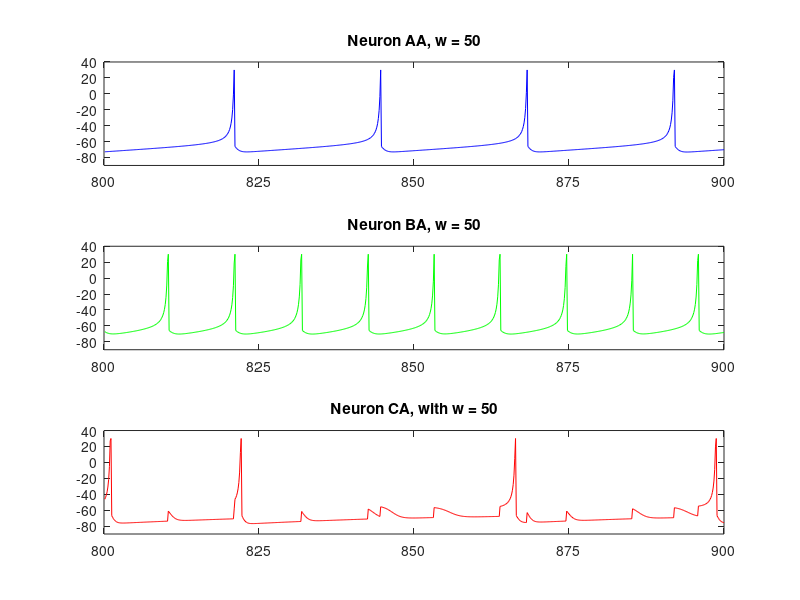
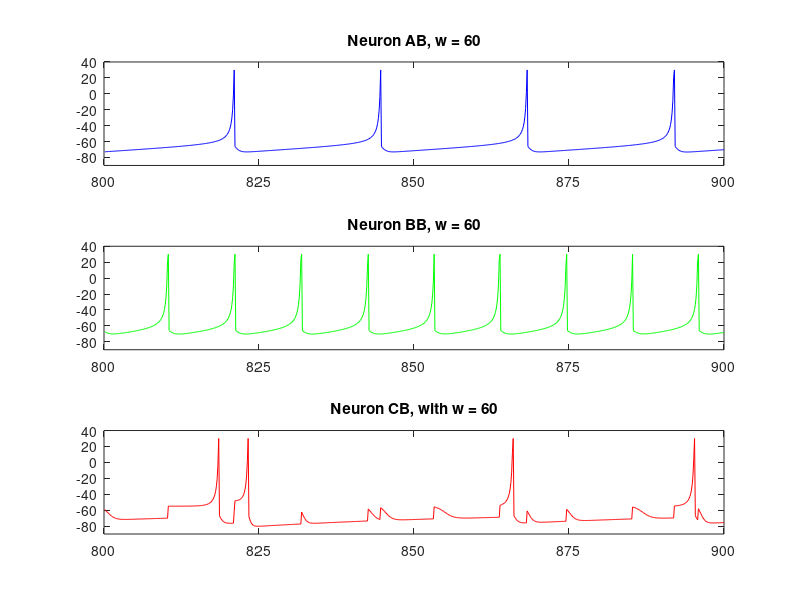
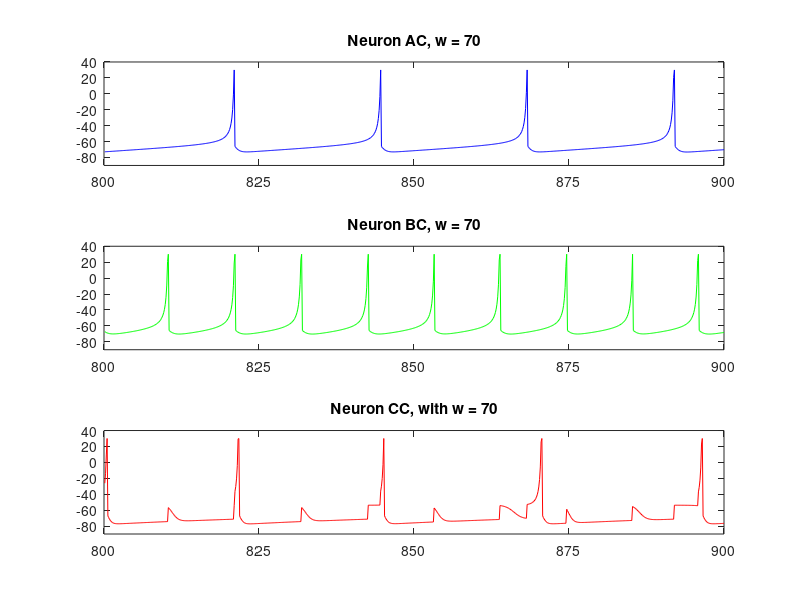
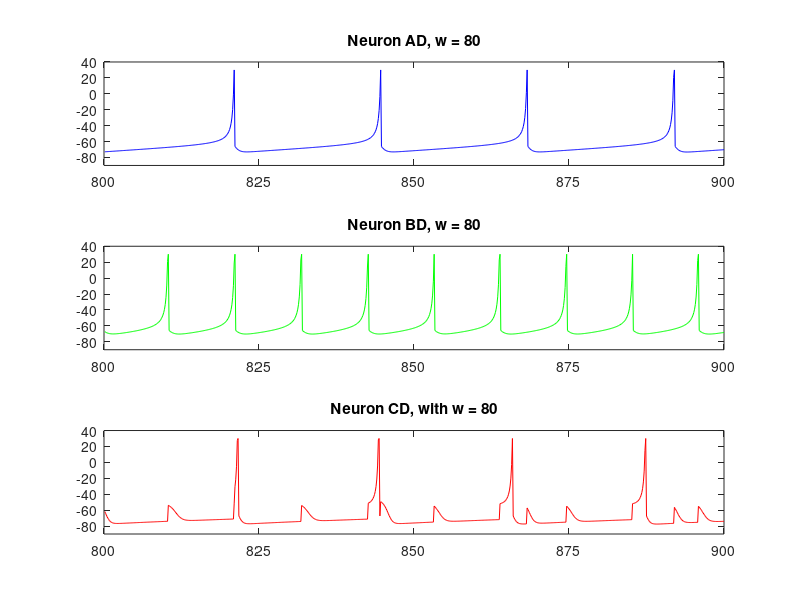

These charts were generated, in order, by the following MATLAB code:
% Problem 2 b
steps = 1000;                  %This simulation runs for 1000 steps

a=0.02; b=0.25; c=-65;  d=6;

%V
V_A=-64;
V_B=-64;
V_C=-64;

% u
u_A=b*V_A;
u_B=b*V_B;
u_C=b*V_C;

% VV
VV_A=[];
VV_B=[];
VV_C=[];

% uu
uu_A=[];
uu_B=[];
uu_C=[];

tau = .25; %0.25; % for convenience
tspan = 0:tau:steps;  %tau is the discretization time-step
                                  %tspan is the simulation interval
                                
T1=50;            %T1 is the time at which the step input rises

%spike_ts
spike_ts_A = [];
spike_ts_B = [];
spike_ts_C = [];

%Storage matrix for voltage values
v_matrix_A = [];
v_matrix_B = [];
v_matrix_C = [];

% weight values  
w_values = [50, 60, 70, 80, 90, 100, 110, 120, 130, 140, 150];

% fixed Ia and Ib values
I_A = 5;
I_B = 15;
I_C =0;

R = []; % mean spike rate

for w = w_values
    
    %V
    V_A=-64;
    V_B=-64;
    V_C=-64;
    
    % u
    u_A=b*V_A;
    u_B=b*V_B;
    u_C=b*V_C;

    
    for t=tspan
        
        %Neuron A
        V_A = V_A + tau*(0.04*V_A^2+5*V_A+140-u_A+I_A);
        u_A = u_A + tau*a*(b*V_A-u_A);
        
        if V_A > 30                 %if this is a spike
            VV_A(end+1)=30;         %VV_A is the time-series of membrane potentials
            V_A = c;
            u_A = u_A + d;
            spike_ts_A = [spike_ts_A ; 1];   %records a spike
            
        else
            VV_A(end+1)=V_A;
            spike_ts_A = [spike_ts_A ; 0];   %records no spike
            
        end;
        uu_A(end+1)=u_A;
        
        
        
        % Neuron B
        V_B = V_B + tau*(0.04*V_B^2+5*V_B+140-u_B+I_B);
        u_B = u_B + tau*a*(b*V_B-u_B);
        
        if V_B > 30                 %if this is a spike
            VV_B(end+1)=30;         %VV_B is the time-series of membrane potentials
            V_B = c;
            u_B = u_B + d;
            spike_ts_B = [spike_ts_B ; 1];   %records a spike
            
        else
            VV_B(end+1)=V_B;
            spike_ts_B = [spike_ts_B ; 0];   %records no spike
            
        end;
        uu_B(end+1)=u_B;
        
        
        % Neuron C
        
        %I_C = w*A_bool + w*B_bool;
        I_C = w*spike_ts_A(end) + w*spike_ts_B(end);
        
        V_C = V_C + tau*(0.04*V_C^2+5*V_C+140-u_C+I_C);
        u_C = u_C + tau*a*(b*V_C-u_C);
        
        if V_C > 30                 %if this is a spike
            VV_C(end+1)=30;         %VV_C is the time-series of membrane potentials
            V_C = c;
            u_C = u_C + d;
            spike_ts_C = [spike_ts_C ; 1];   %records a spike
        else
            VV_C(end+1)=V_C;
            spike_ts_C = [spike_ts_C ; 0];   %records no spike
        end;
        uu_C(end+1)=u_C;

        
        
    end;
    
    
    v_matrix_A(end + 1, : ) = VV_A;
    v_matrix_B(end + 1, : ) = VV_B;
    v_matrix_C(end + 1, : ) = VV_C;
    
    
    % reset arrays
    spike_ts_A = [];
    spike_ts_B = [];
    spike_ts_C = [];

    uu_A = [];
    uu_B = [];
    uu_C = [];
    
    VV_A = [];
    VV_B = [];
    VV_C = [];
    
    
    
end


x = 1:800;


for k = 1:11
    
    figure(k)
    
    subplot(3,1,1)
    plot(x, v_matrix_A(k,3201:4000), 'b-');
    axis([0 800 -90 40])
    set(gca,'XTickLabel',800:25:1000);
    title(['Neuron A' char(k+64) ', '  'w = ' num2str( w_values(k))])
    
    subplot(3,1,2)
    plot(x, v_matrix_B(k,3201:4000), 'g-');
    axis([0 800 -90 40])
    set(gca,'XTickLabel',800:25:1000);
    title(['Neuron B' char(k+64) ', '  'w = ' num2str( w_values(k))])
    
    subplot(3,1,3)
    plot(x, v_matrix_C(k,3201:4000), 'r-');
    axis([0 800 -90 40])
    set(gca,'XTickLabel',800:25:1000);
    title(['Neuron C' char(k+64) ', with '  'w = ' num2str( w_values(k))])
    
end















